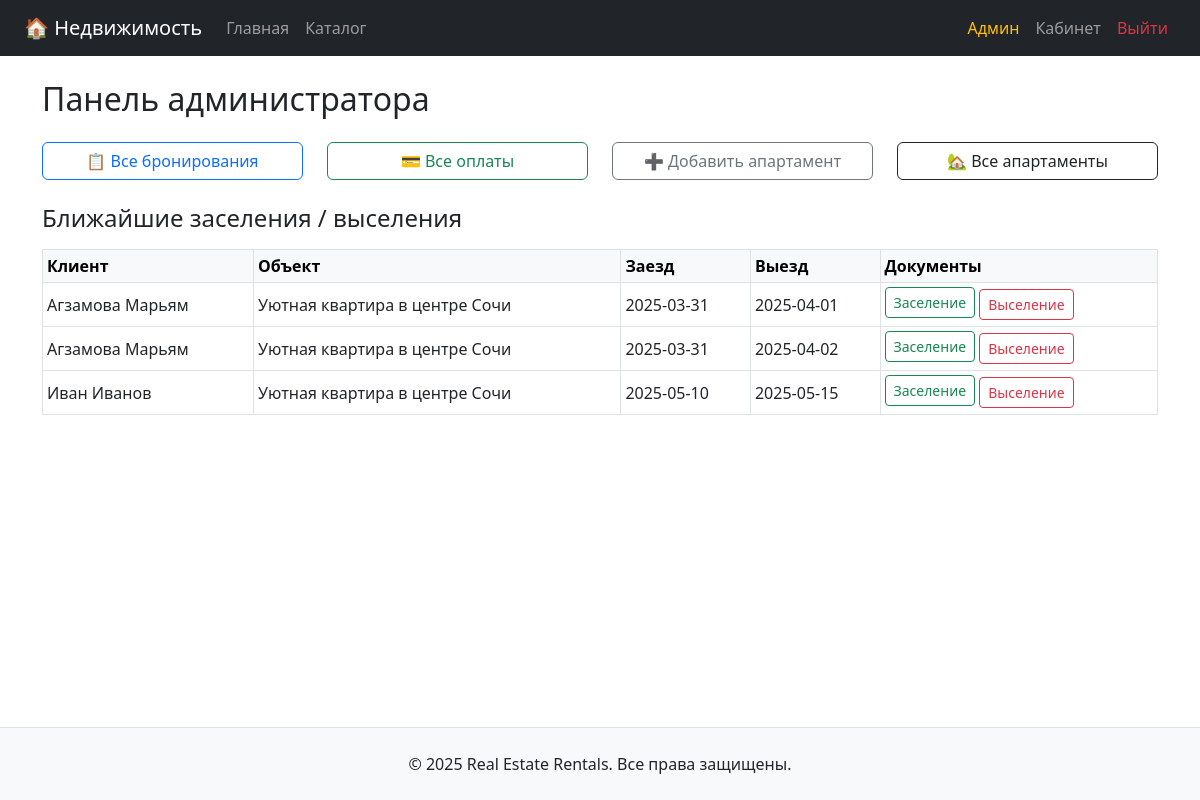
Page /admin/dashboard.php (signed in) on the committed database.
### tables this page shows
CREATE TABLE `bookings` (
  `id` int(11) NOT NULL,
  `user_id` int(11) NOT NULL,
  `property_id` int(11) NOT NULL,
  `check_in` date NOT NULL,
  `check_out` date NOT NULL,
  `total_price` decimal(10,2) NOT NULL,
  `status` enum('pending','confirmed','cancelled','completed') DEFAULT 'pending',
  `created_at` datetime DEFAULT CURRENT_TIMESTAMP
);

CREATE TABLE `users` (
  `id` int(11) NOT NULL,
  `role_id` int(11) NOT NULL,
  `full_name` varchar(100) NOT NULL,
  `email` varchar(100) NOT NULL,
  `password_hash` varchar(255) NOT NULL,
  `phone` varchar(20) DEFAULT NULL,
  `created_at` datetime DEFAULT CURRENT_TIMESTAMP
);

CREATE TABLE `properties` (
  `id` int(11) NOT NULL,
  `owner_id` int(11) NOT NULL,
  `category_id` int(11) NOT NULL,
  `location_id` int(11) NOT NULL,
  `title` varchar(255) NOT NULL,
  `description` text,
  `price_per_day` decimal(10,2) NOT NULL,
  `max_guests` int(11) DEFAULT '1',
  `available_from` date DEFAULT NULL,
  `available_to` date DEFAULT NULL,
  `created_at` datetime DEFAULT CURRENT_TIMESTAMP,
  `is_active` tinyint(1) DEFAULT '1'
);

### admin/dashboard.php (the view, shortened to what this page needs)
<?php
require_once '../config.php';
$stmt = $pdo->query("
    SELECT b.id, u.full_name AS user_name, p.title AS property_title, b.check_in, b.check_out, b.status
    FROM bookings b
    JOIN users u ON b.user_id = u.id
    JOIN properties p ON b.property_id = p.id
    WHERE b.status = 'confirmed'
    ORDER BY b.check_in ASC
    LIMIT 10
");
$bookings = $stmt->fetchAll();
require_once '../templates/header.php';
?>
<h2 class="mb-4">Панель администратора</h2>
<div class="row mb-4">
    <div class="col-md-3">
        <a href="bookings.php" class="btn btn-outline-primary w-100">📋 Все бронирования</a>
    </div>
    <div class="col-md-3">
        <a href="payments.php" class="btn btn-outline-success w-100">💳 Все оплаты</a>
    </div>
    <div class="col-md-3">
        <a href="add_property.php" class="btn btn-outline-secondary w-100">➕ Добавить апартамент</a>
    </div>
    <div class="col-md-3">
        <a href="properties.php" class="btn btn-outline-dark w-100">🏡 Все апартаменты</a>
    </div>
</div>
<h4 class="mb-3">Ближайшие заселения / выселения</h4>
<?php if (empty($bookings)): ?>
    <div class="alert alert-info">Нет активных бронирований.</div>
<?php else: ?>
    <table class="table table-sm table-bordered align-middle">
        <thead class="table-light">
        <tr>
            <th>Клиент</th>
            <th>Объект</th>
            <th>Заезд</th>
            <th>Выезд</th>
            <th>Документы</th>
        </tr>
        </thead>
        <tbody>
        <?php foreach ($bookings as $b): ?>
            <tr>
                <td><?= htmlspecialchars($b['user_name']) ?></td>
                <td><?= htmlspecialchars($b['property_title']) ?></td>
                <td><?= $b['check_in'] ?></td>
                <td><?= $b['check_out'] ?></td>
                <td>
                    <a href="/functions/checkin_checkout.php?id=<?= $b['id'] ?>&type=checkin" class="btn btn-sm btn-outline-success mb-1">Заселение</a>
                    <a href="/functions/checkin_checkout?id=<?= $b['id'] ?>&type=checkout" class="btn btn-sm btn-outline-danger">Выселение</a>
                </td>
            </tr>
        <?php endforeach; ?>
        </tbody>
    </table>
<?php endif; ?>
<?php require_once '../templates/footer.php'; ?>

### rows in the picture
bookings: user.full_name "Агзамова Марьям", property.title "Уютная квартира в центре Сочи", check_in "2025-03-31", check_out "2025-04-01"
bookings: user.full_name "Агзамова Марьям", property.title "Уютная квартира в центре Сочи", check_in "2025-03-31", check_out "2025-04-02"
bookings: user.full_name "Иван Иванов", property.title "Уютная квартира в центре Сочи", check_in "2025-05-10", check_out "2025-05-15"
